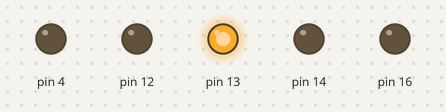
Simulated run of this sketch. Board: Arduino Uno, built with avr-gcc and run on an emulated ATmega328P. Shown: output pins drawn as LEDs (lit = HIGH).

Above: at 0.02 s.
At 0.47 s:
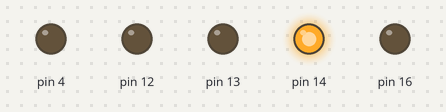
At 1.22 s:
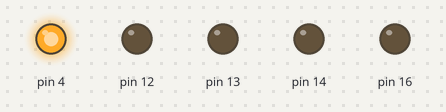
At 1.82 s:
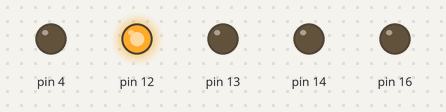
At 2.72 s:
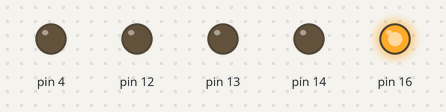
Timing chart, 0 to 3.0 s (numbered marks = the images above):
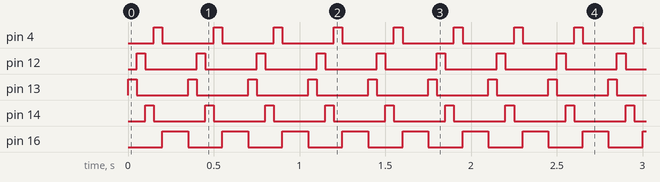

Measured:
- by itself, pin 4, pin 12–14: alternates HIGH for 0.05 s and LOW for 0.30 s
- by itself, pin 16: alternates HIGH for 0.15 s and LOW for 0.20 s

The sketch:

DiscoLights4.ino
```cpp
void setup() {
  // put your setup code here, to run once:
  pinMode(13, OUTPUT);
  pinMode(12, OUTPUT);
  pinMode(14, OUTPUT);
  pinMode(4, OUTPUT);
  pinMode(16, OUTPUT);
}

void loop() {
  // put your main code here, to run repeatedly:
  digitalWrite(13, HIGH);
  delay(50);
  analogWrite(13, 70);   //set value to somewhat lower than original brightness

  digitalWrite(12, HIGH);
  delay(50);
  analogWrite(12, 70);

  digitalWrite(14, HIGH);
  delay(50);
  analogWrite(14, 70);

  digitalWrite(4, HIGH);
  delay(50);
  analogWrite(4, 70);

  digitalWrite(16, HIGH);
  delay(150);
  //Here Time delay is doubled so as to reverse the effect of the above code that is to make back and forth lighting.
  analogWrite(16, 70);
}
```
